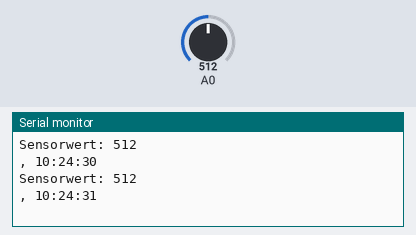
The sketch below on a simulated Arduino Uno, built with avr-gcc and run on an emulated ATmega328P. Shown: the last lines printed to the serial monitor. The test bench sets the inputs (shaded band); at power-on: A0 = 512. The local clock reads 2024-03-15 10:24:30 at power-on unless the sketch sets it.

Above: at 1.3 s.
1.4 s: A0 set to 716
At 1.82 s:
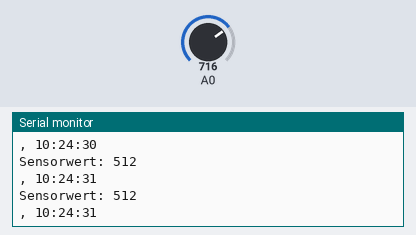
2.9 s: A0 set to 900
At 3.33 s:
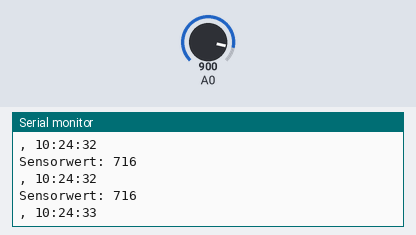
Timing chart, 0 to 5.9 s (numbered marks = the images above; inputs shaded):
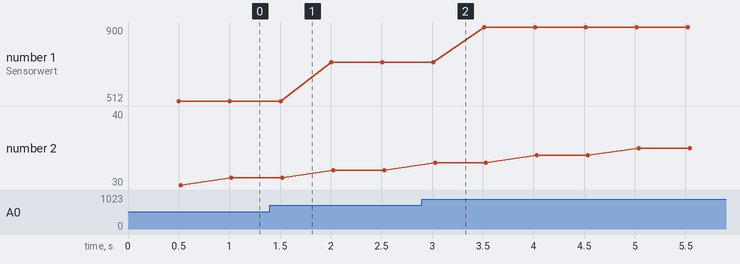

The sketch:

Thomas_Com_1.ino
```cpp
#include <DS3231.h>
DS3231  rtc(SDA, SCL);

int sensorwert;

void setup()
{
rtc.begin();
Serial.begin(9600);
}

void loop()
{
sensorwert=analogRead(A0);          //Auslesen des Temperatursensorwertes.
delay(500);
Serial.print("Sensorwert: ");
Serial.println(sensorwert);         //Nun wird der Sensorwert über die serielle Kommunikation an den PC gesendet.

// Send time
Serial.print(", ");
Serial.println(rtc.getTimeStr());
}
```

Measured:
- plotted number 1: 512 → 716 after the input at 1.4 s, 716 → 900 after the input at 2.9 s
